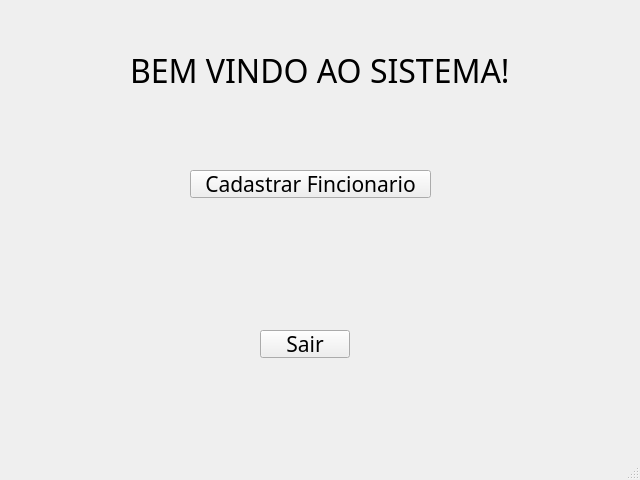
<?xml version="1.0" encoding="UTF-8"?>
<ui version="4.0">
 <class>MainWindow</class>
 <widget class="QMainWindow" name="MainWindow">
  <property name="geometry">
   <rect>
    <x>0</x>
    <y>0</y>
    <width>640</width>
    <height>480</height>
   </rect>
  </property>
  <property name="windowTitle">
   <string>MainWindow</string>
  </property>
  <widget class="QWidget" name="centralwidget">
   <widget class="QPushButton" name="pushButton">
    <property name="geometry">
     <rect>
      <x>190</x>
      <y>170</y>
      <width>241</width>
      <height>28</height>
     </rect>
    </property>
    <property name="font">
     <font>
      <family>Abyssinica SIL</family>
      <pointsize>16</pointsize>
     </font>
    </property>
    <property name="text">
     <string>Cadastrar Fincionario</string>
    </property>
   </widget>
   <widget class="QPushButton" name="pushButton_2">
    <property name="geometry">
     <rect>
      <x>260</x>
      <y>330</y>
      <width>90</width>
      <height>28</height>
     </rect>
    </property>
    <property name="font">
     <font>
      <family>Abyssinica SIL</family>
      <pointsize>16</pointsize>
     </font>
    </property>
    <property name="text">
     <string>Sair</string>
    </property>
   </widget>
   <widget class="QLabel" name="label">
    <property name="geometry">
     <rect>
      <x>130</x>
      <y>40</y>
      <width>411</width>
      <height>61</height>
     </rect>
    </property>
    <property name="font">
     <font>
      <family>Abyssinica SIL</family>
      <pointsize>24</pointsize>
     </font>
    </property>
    <property name="text">
     <string>BEM VINDO AO SISTEMA!</string>
    </property>
   </widget>
  </widget>
  <widget class="QMenuBar" name="menubar">
   <property name="geometry">
    <rect>
     <x>0</x>
     <y>0</y>
     <width>640</width>
     <height>22</height>
    </rect>
   </property>
  </widget>
  <widget class="QStatusBar" name="statusbar"/>
 </widget>
 <resources/>
 <connections/>
</ui>
